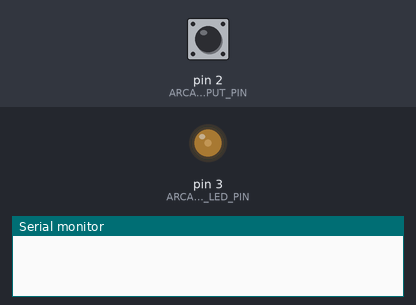
This sketch was run on a simulated Arduino Uno, built with avr-gcc and run on an emulated ATmega328P. Shown: output pins drawn as LEDs (lit = HIGH), the last lines printed to the serial monitor. The inputs (shaded band) are chosen by the test bench; at power-on: pin 2 (ARCADE_BUTTON_INPUT_PIN) HIGH.

Above: at 1.2 s.
1.3 s: pin 2 (ARCADE_BUTTON_INPUT_PIN) pulled LOW for 3.2 s
At 4.65 s:
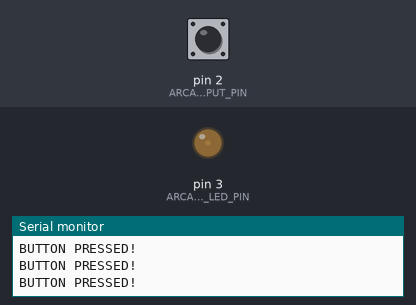
6.0 s: pin 2 (ARCADE_BUTTON_INPUT_PIN) pulled LOW for 0.15 s
9.0 s: pin 2 (ARCADE_BUTTON_INPUT_PIN) pulled LOW for 1 s
12.7 s: pin 2 (ARCADE_BUTTON_INPUT_PIN) driven LOW
15.7 s: pin 2 (ARCADE_BUTTON_INPUT_PIN) pulsed HIGH 2 times (0.12 s each, 0.3 s apart)
At 17.0 s:
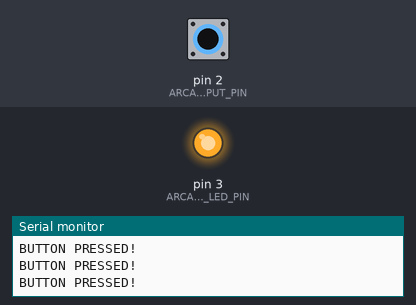
Timing chart, 0 to 18.7 s (numbered marks = the images above; inputs shaded):
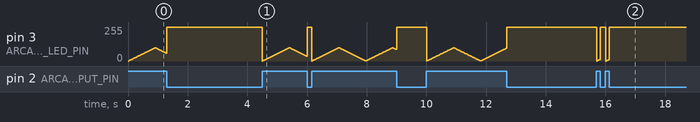

The sketch:

ArcadeButtonWithEmbeddedLED.ino
```cpp
/**
 * Basic arcade button example. The arcade button fades in/out while
 * waiting to be pressed.
 *
 * Should work with any button with an embedded LED, such as:
 * - Arcade Button with LED - 30mm: https://www.adafruit.com/product/3489
 * - Triangle Arcade buttons: https://www.adafruit.com/product/4190
 * - 16mm illuminated buttons: https://www.adafruit.com/product/1439
 *
 * Tutorials here: https://makeabilitylab.github.io/physcomp
 *
 * By Jon E. Froehlich
 * @jonfroehlich
 * http://makeabilitylab.io
 *
 */

// Two values change the LED fade speed:
// - The time between fade steps (in milliseconds below)
// - The fade step itself
const int TIME_BETWEEN_FADE_STEP_IN_MS = 8; // change this to change fade speed

const int ARCADE_BUTTON_INPUT_PIN = 2;
const int ARCADE_BUTTON_LED_PIN = 3; // needs to be a PWM pin
const int MAX_FADE_VAL = 100; // should be less than max PWM output
int _curFadeVal = 0;
int _fadeStep = 1; // change this to quicken fade (but will be less smooth so limit to max ~20)
unsigned long _lastFadeTimestampMs = 0;

void setup() {
  Serial.begin(9600); // for debugging
  pinMode(ARCADE_BUTTON_INPUT_PIN, INPUT_PULLUP);
  pinMode(ARCADE_BUTTON_LED_PIN, OUTPUT);
  analogWrite(ARCADE_BUTTON_LED_PIN, _curFadeVal);
  _lastFadeTimestampMs = millis();
}

void loop() {

  int btnVal = digitalRead(ARCADE_BUTTON_INPUT_PIN);
  if(btnVal == LOW){ // internal-pull configuration
    digitalWrite(ARCADE_BUTTON_LED_PIN, HIGH); // turn on embedded LED
    Serial.println("BUTTON PRESSED!");

    // reset fade val to lowest so LED turns off when button released
    _curFadeVal = 0;
    if(_fadeStep < 0){
      _fadeStep *= -1;
    }
  }else{
    // If we are here, the button is not pressed, so continue fade loop
    // Check to see if enough time has passed to fade since last fade step
    if(millis() - _lastFadeTimestampMs > TIME_BETWEEN_FADE_STEP_IN_MS){
      analogWrite(ARCADE_BUTTON_LED_PIN, _curFadeVal);
      _lastFadeTimestampMs = millis();

      _curFadeVal += _fadeStep;
      _curFadeVal = constrain(_curFadeVal, 0, MAX_FADE_VAL);
      if(_curFadeVal <= 0 || _curFadeVal >= MAX_FADE_VAL){
        _fadeStep *= -1;
      }
    }
  }
}
```

Measured:
- after the input at 15.7 s, pin 3 (ARCADE_BUTTON_LED_PIN): ramps from 0/255 to 255/255 and jumps back, once every 0.31 s
